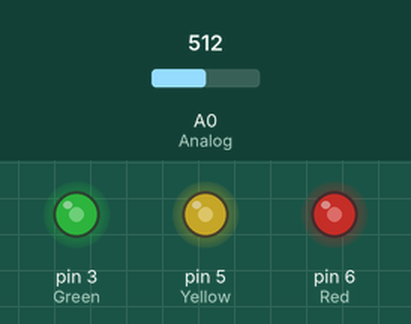
Simulated run of this sketch. Board: Arduino Uno, built with avr-gcc and run on an emulated ATmega328P. Parts: output pins drawn as LEDs (lit = HIGH). The test bench sets the inputs (shaded band); at power-on: A0 (Analog) = 512.

Above: at 1.2 s.
1.3 s: A0 (Analog) set to 716
At 1.8 s:
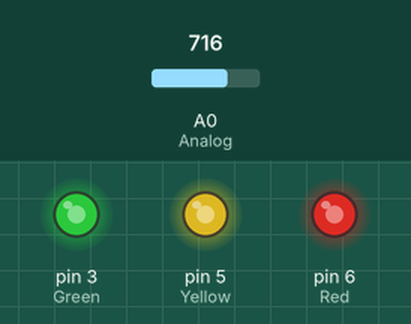
2.8 s: A0 (Analog) set to 900
At 4.0 s:
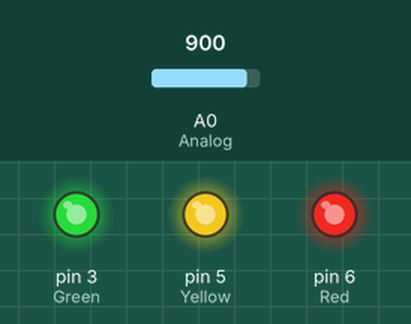
4.3 s: A0 (Analog) set to 122
At 5.3 s:
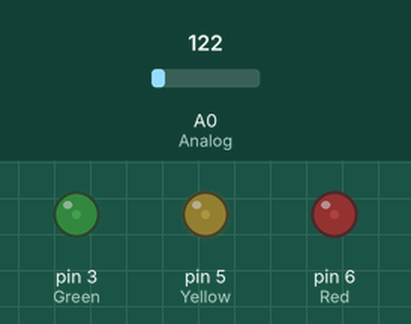
5.8 s: A0 (Analog) set to 0
At 6.4 s:
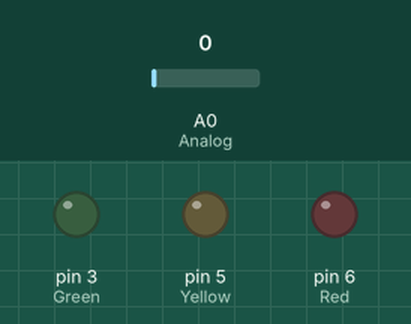
7.3 s: A0 (Analog) set to 511
At 8.7 s:
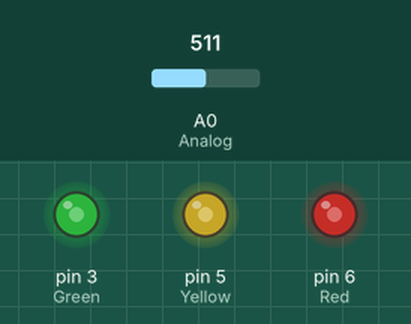
Timing chart, 0 to 9.8 s (numbered marks = the images above; inputs shaded):
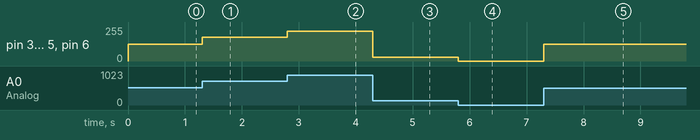

The sketch:

adjustable_resistor_control_LED.ino
```cpp
#define Green 3
#define Yellow 5
#define Red 6
#define Analog 0

int v=0;
void setup(){
  pinMode(Analog,INPUT);
  pinMode(Green,OUTPUT);
  pinMode(Yellow,OUTPUT);
  pinMode(Red,OUTPUT);
}
void loop(){
  v=analogRead(Analog);
  v=map(v,0,1023,0,255);
  analogWrite(Green,v);
  analogWrite(Yellow,v);
  analogWrite(Red,v);
}
```

Measured:
- after the input at 1.3 s, pin 3 (Green), pin 5 (Yellow), pin 6 (Red): 127/255 → 178/255 at once
- after the input at 2.8 s, pin 3 (Green), pin 5 (Yellow), pin 6 (Red): 178/255 → 224/255 at once
- after the input at 4.3 s, pin 3 (Green), pin 5 (Yellow), pin 6 (Red): 224/255 → 30/255 at once
- after the input at 5.8 s, pin 3 (Green), pin 5 (Yellow), pin 6 (Red): 30/255 → 0/255 at once
- after the input at 7.3 s, pin 3 (Green), pin 5 (Yellow), pin 6 (Red): 0/255 → 127/255 at once
